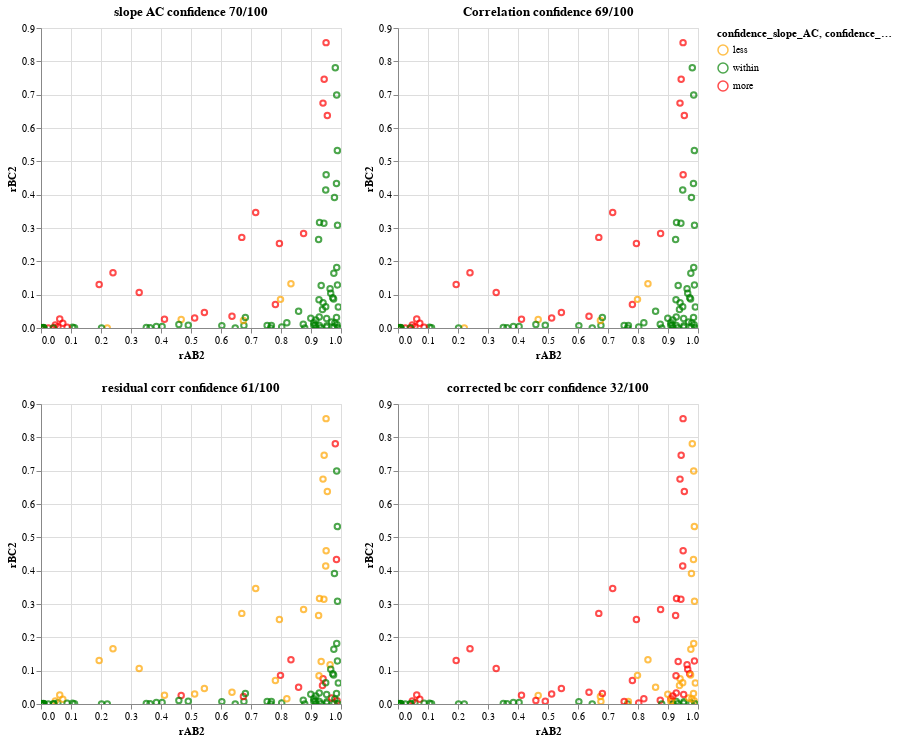

The notebook cell this image was saved under:
### Code cell
mrange1 = 0,2 #slope ranges
mrange2 = 0,2
mrange3 = 0,-2
mrange4 = 0,2

erangeA = 0,500 #error range
erangeB = 0,2000 #error range
erangeC = 0,2000 #error range
erangeX = 0.2,5 #error range
erangeY = 0.2,5 #error range

chart, ABC_all,d =  run_simulation_with_params(pathway_=linear_positive_A_to_C,
                               samplesize_=1000,
                               dg_=0.9,
                               d1_=0,
                               d2_=0,
                               d3_=0,
                               d4_=0, 
                               numpoints=100)
chart
